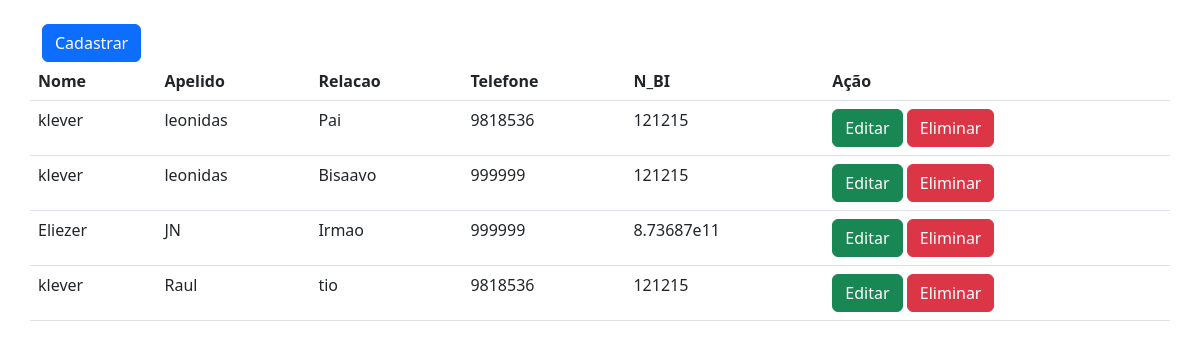
The page /responsavel/salvar.php on the database its author committed.
### tables this page shows
CREATE TABLE `responsavel` (
  `id` int(11) NOT NULL,
  `nome` varchar(10) NOT NULL,
  `apelido` varchar(10) NOT NULL,
  `relacao` varchar(10) NOT NULL,
  `telefone` varchar(7) NOT NULL,
  `n_bi` varchar(10) NOT NULL,
  `morada` varchar(10) NOT NULL,
  `concelho` varchar(15) NOT NULL
);

### responsavel/salvar.php (the view, shortened to what this page needs)
<html>
<head>
	<link rel="stylesheet" href="https://cdn.jsdelivr.net/npm/bootstrap@5.3.0-alpha3/dist/css/bootstrap.min.css">
</head>
<body>
	<?php require_once 'process.php' ?>
	<div class="container">
	<?php
		$mysqli=new mysqli('localhost', 'root','','gest_pessoas' ) or die(mysqli_error($mysqli));
		$result=$mysqli->query("SELECT * FROM responsavel") or die ($mysqli->error());
	?>
	<br>
		<a href="index.php" type="submit" class="btn btn-primary">Cadastrar</a>
	<div class="row justify-content-center">
		<table class="table">
			<thead>
				<tr  style="background-color: ffffff">
					<th>Nome</th>
					<th>Apelido</th>
					<th>Relacao</th>
					<th>Telefone </th>
					<th>N_BI </th>
					<th colspan="2">Ação</th>
				</tr>
			</thead>
		<?php
			while ($row=$result->fetch_assoc()):?>
				<tr>
					<td><?php echo $row['nome']?></td>
					<td><?php echo $row['apelido']?></td>
					<td><?php echo $row['relacao']?></td>
					<td><?php echo $row['telefone']?></td>
					<td><?php echo $row['n_bi']?></td>
					<td>
						<a href="index.php?edit=<?php echo $row['id'];?>" class="btn btn-success">Editar</a>
						<a href="process.php?delete=<?php echo $row['id'];?>" class="btn btn-danger" onclick="return confirm('Tem a certeza que pretende eliminar este item?');">Eliminar</a>
					</td>
				</tr>
		<?php endwhile;?>
		</table>
	</div>
		</div>
</body>
</html>

### rows shown on the page
responsavel: nome "klever", apelido "leonidas", relacao "Pai", telefone "9818536", n_bi "121215"
responsavel: nome "klever", apelido "leonidas", relacao "Bisaavo", telefone "999999", n_bi "121215"
responsavel: nome "Eliezer", apelido "JN", relacao "Irmao", telefone "999999", n_bi "8.73687e11"
responsavel: nome "klever", apelido "Raul", relacao "tio", telefone "9818536", n_bi "121215"
